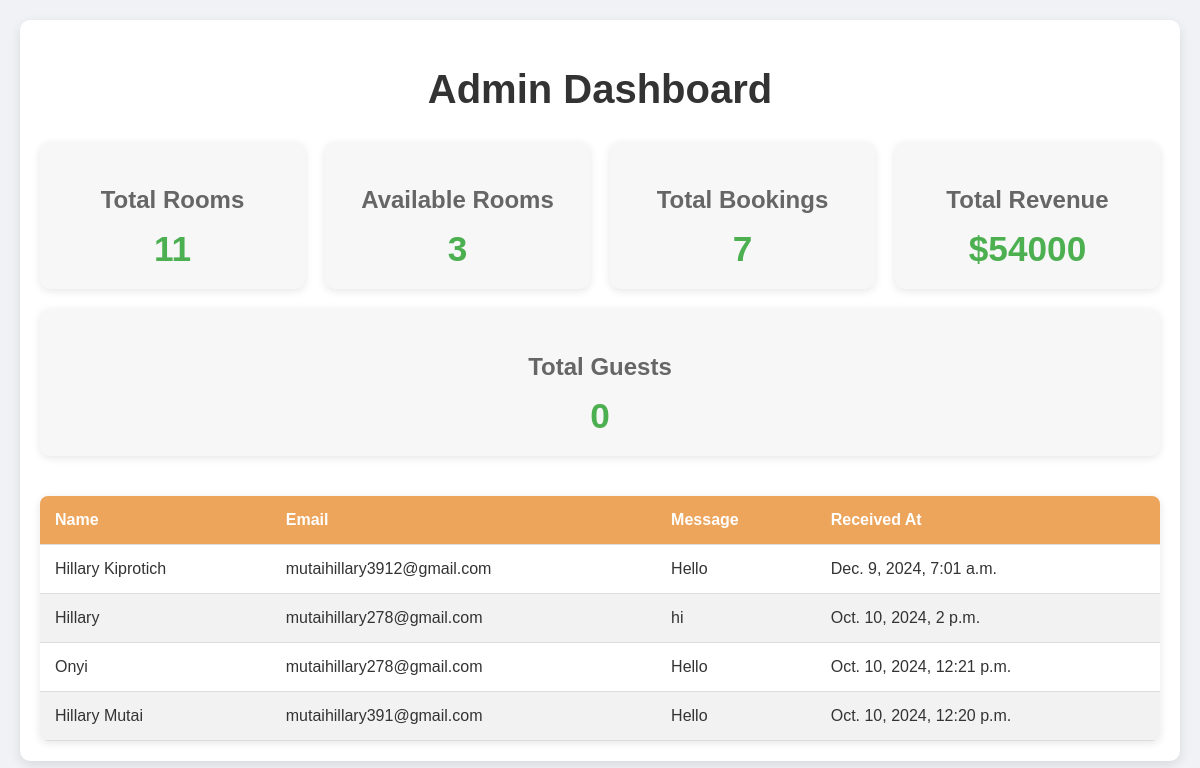
The page /api/admin/ (signed in) on the database its author committed.
### Hotel/models.py (models this page shows, shortened)
class Message(models.Model):
    name = models.CharField(max_length=50)
    email = models.EmailField(max_length=50)
    message = models.TextField(max_length=1000)
    created_at = models.DateTimeField(auto_now_add=True)

### Hotel/views.py (the view)
# urls.py: path("api/admin/", views.admin_dashboard, name="admin_dashboard"),
@login_required
def admin_dashboard(request):
    total_rooms = Room.objects.count()
    available_rooms = Room.objects.filter(available=True).count()
    total_bookings = Booking.objects.count()
    total_revenue = Booking.objects.aggregate(total_revenue=Sum('total_price'))['total_revenue'] or 0
    total_guests = Customer.objects.count()
    messages = Message.objects.all().order_by('-created_at')  # Get all messages
    context = {
        'total_rooms': total_rooms,
        'available_rooms': available_rooms,
        'total_bookings': total_bookings,
        'total_revenue': total_revenue,
        'total_guests': total_guests,
        'messages': messages,
    }
    print(context["total_guests"])
    print(context["total_revenue"])
    return render(request, 'hotel/admin_dashboard.html', context)

### Hotel/templates/hotel/admin_dashboard.html (shortened to what this page needs)
<!DOCTYPE html>
<html lang="en">
<head>
    {% load static %}
    <link rel="stylesheet" href="{% static 'admin.css'%}">
</head>
<body>
    <div class="dashboard-container">
        <h1>Admin Dashboard</h1>
        <div class="card-container">
            <div class="summary-card">
                <h3>Total Rooms</h3>
                <div class="value">{{ total_rooms }}</div>
            </div>
            <div class="summary-card">
                <h3>Available Rooms</h3>
                <div class="value">{{ available_rooms }}</div>
            </div>
            <div class="summary-card">
                <h3>Total Bookings</h3>
                <div class="value">{{ total_bookings }}</div>
            </div>
            <div class="summary-card">
                <h3>Total Revenue</h3>
                <div class="value">${{ total_revenue }}</div>
            </div>
            <div class="summary-card">
                <h3>Total Guests</h3>
                <div class="value">{{ total_guests }}</div>
            </div>
        </div>
        <table>
            <thead>
                <tr>
                    <th>Name</th>
                    <th>Email</th>
                    <th>Message</th>
                    <th>Received At</th>
                </tr>
            </thead>
            <tbody>
                {% for message in messages %}
                    <tr>
                        <td>{{ message.name }}</td>
                        <td>{{ message.email }}</td>
                        <td>{{ message.message }}</td>
                        <td>{{ message.created_at }}</td>
                    </tr>
                {% endfor %}
            </tbody>
        </table>
    </div>
</body>
</html>

### Hotel/static/admin.css (style rules this page uses)
body { font-family: 'Arial', sans-serif; background-color: #f0f2f5; color: #333; margin: 0; padding: 20px; }
h1 { text-align: center; font-size: 2.5em; color: #333; margin-bottom: 30px; }
.dashboard-container { max-width: 1200px; margin: 0 auto; padding: 20px; background-color: #fff; border-radius: 10px; box-shadow: 0 4px 12px rgba(0, 0, 0, 0.1); }
.card-container { display: flex; justify-content: space-between; flex-wrap: wrap; gap: 20px; margin-bottom: 40px; }
.summary-card { flex: 1; min-width: 180px; background-color: #f7f7f7; border-radius: 10px; padding: 20px; text-align: center; box-shadow: 0 2px 8px rgba(0, 0, 0, 0.1); transition: transform 0.2s ease-in-out; }
.summary-card h3 { font-size: 1.5em; margin-bottom: 15px; color: #666; }
.summary-card .value { font-size: 2.2em; font-weight: bold; color: #4CAF50; }
table { width: 100%; border-collapse: collapse; margin-top: 20px; box-shadow: 0 2px 8px rgba(0, 0, 0, 0.1); border-radius: 8px; overflow: hidden; }
table thead { background-color: #eda45b; color: white; text-align: left; }
table th, table td { padding: 15px; border-bottom: 1px solid #ddd; }
table tbody tr:nth-child(even) { background-color: #f2f2f2; }

### rows shown on the page
Message: name "Hillary Kiprotich", email "mutaihillary3912@gmail.com", message "Hello", created_at "Dec. 9, 2024, 7:01 a.m."
Message: name "Hillary", email "mutaihillary278@gmail.com", message "hi", created_at "Oct. 10, 2024, 2 p.m."
Message: name "Onyi", email "mutaihillary278@gmail.com", message "Hello", created_at "Oct. 10, 2024, 12:21 p.m."
Message: name "Hillary Mutai", email "mutaihillary391@gmail.com", message "Hello", created_at "Oct. 10, 2024, 12:20 p.m."

### other values the page prints
{{ total_rooms }} "11"
{{ available_rooms }} "3"
{{ total_bookings }} "7"
{{ total_revenue }} "54000"
{{ total_guests }} "0"
